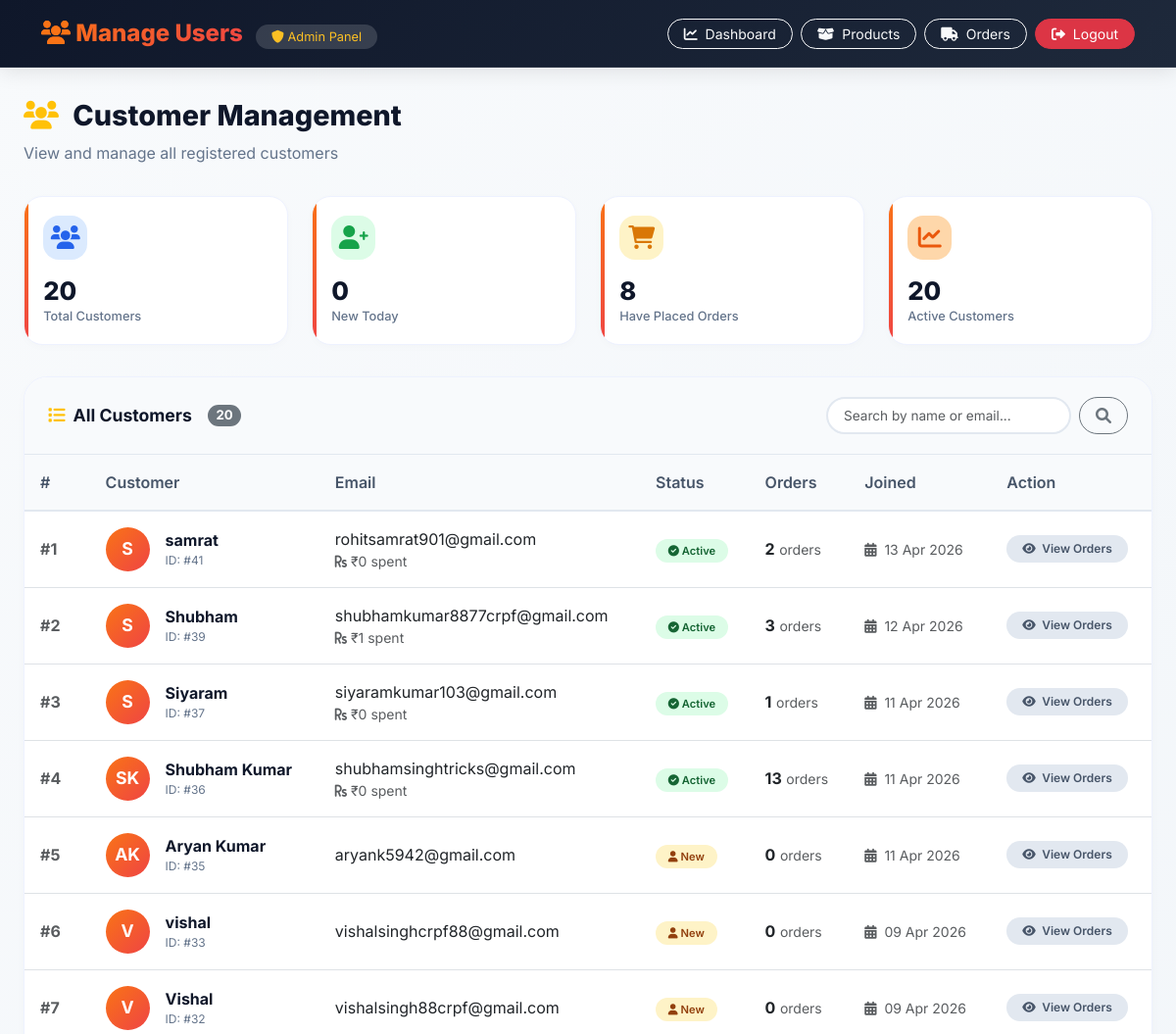
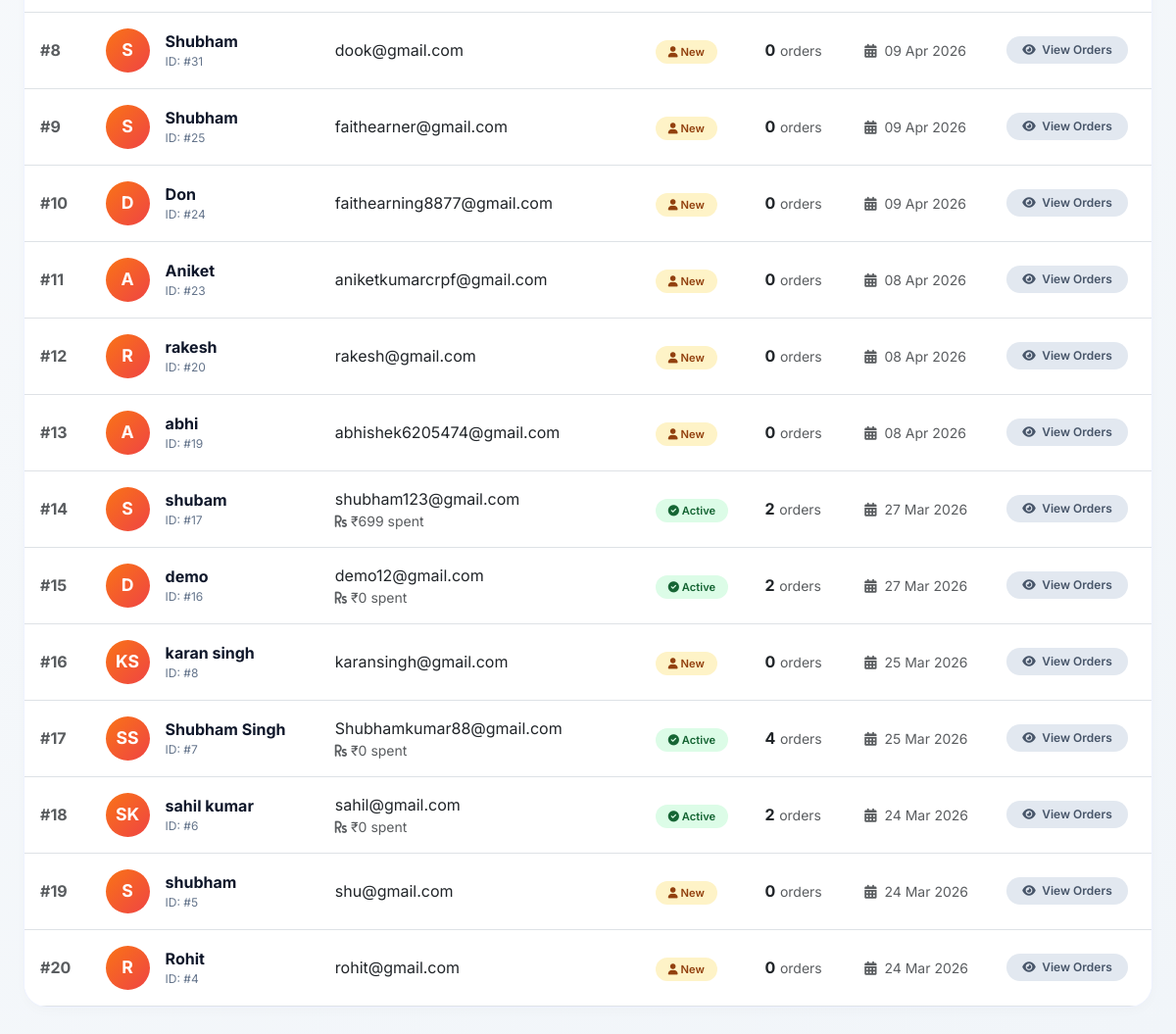
The page /admin/users.php (signed in) on the database its author committed (2 pictures, top to bottom).
### tables this page shows
CREATE TABLE `users` (
  `id` int(11) NOT NULL,
  `name` varchar(100) NOT NULL,
  `email` varchar(100) NOT NULL,
  `password` varchar(255) NOT NULL,
  `role` enum('user','admin') DEFAULT 'user',
  `created_at` timestamp NOT NULL DEFAULT current_timestamp(),
  `otp` varchar(10) DEFAULT NULL,
  `is_verified` tinyint(4) DEFAULT 0,
  `otp_expire` datetime DEFAULT NULL
);

### admin/users.php (the view, shortened to what this page needs)
<?php
include("../config/db.php");
$result = $conn->query("SELECT * FROM users WHERE role='user' ORDER BY id DESC");
$total_users = $result->num_rows;
$new_users_today = 0;
$active_users = $total_users;
if($conn->query("SHOW COLUMNS FROM users LIKE 'created_at'")->num_rows > 0) {
    $today = date('Y-m-d');
    $today_result = $conn->query("SELECT COUNT(*) as total FROM users WHERE role='user' AND DATE(created_at) = '$today'");
    if($today_result && $row = $today_result->fetch_assoc()) {
        $new_users_today = $row['total'];
    }
}
$ordered_users = $conn->query("SELECT COUNT(DISTINCT user_id) as total FROM orders")->fetch_assoc()['total'];
?>
<!DOCTYPE html>
<html lang="en">
<head>
    <link href="https://cdn.jsdelivr.net/npm/bootstrap@5.3.0/dist/css/bootstrap.min.css" rel="stylesheet">
    <link rel="stylesheet" href="https://cdnjs.cloudflare.com/ajax/libs/font-awesome/6.0.0/css/all.min.css">
</head>
<body>
<nav class="navbar-premium">
    <div class="container">
        <div class="d-flex justify-content-between align-items-center">
            <div>
                <span class="navbar-brand">
                    <i class="fas fa-users"></i> Manage Users
                </span>
                <span class="admin-badge ms-2">
                    <i class="fas fa-shield-alt"></i> Admin Panel
                </span>
            </div>
            <div class="d-flex gap-2">
                <a href="dashboard.php" class="btn btn-outline-light btn-sm rounded-pill px-3">
                    <i class="fas fa-chart-line me-1"></i> Dashboard
                </a>
                <a href="products.php" class="btn btn-outline-light btn-sm rounded-pill px-3">
                    <i class="fas fa-box-open me-1"></i> Products
                </a>
                <a href="orders.php" class="btn btn-outline-light btn-sm rounded-pill px-3">
                    <i class="fas fa-truck me-1"></i> Orders
                </a>
                <a href="logout.php" class="btn btn-danger btn-sm rounded-pill px-3">
                    <i class="fas fa-sign-out-alt me-1"></i> Logout
                </a>
            </div>
        </div>
    </div>
</nav>
<div class="users-container">
    <div class="page-header">
        <h1><i class="fas fa-users text-warning me-2"></i> Customer Management</h1>
        <p>View and manage all registered customers</p>
    </div>
    <div class="stats-grid">
        <div class="stat-card">
            <div class="stat-icon" style="background: #dbeafe;">
                <i class="fas fa-users" style="color: #2563eb;"></i>
            </div>
            <h3><?php echo $total_users; ?></h3>
            <p>Total Customers</p>
        </div>
        <div class="stat-card">
            <div class="stat-icon" style="background: #dcfce7;">
                <i class="fas fa-user-plus" style="color: #16a34a;"></i>
            </div>
            <h3><?php echo $new_users_today; ?></h3>
            <p>New Today</p>
        </div>
        <div class="stat-card">
            <div class="stat-icon" style="background: #fef3c7;">
                <i class="fas fa-shopping-cart" style="color: #d97706;"></i>
            </div>
            <h3><?php echo $ordered_users; ?></h3>
            <p>Have Placed Orders</p>
        </div>
        <div class="stat-card">
            <div class="stat-icon" style="background: #fed7aa;">
                <i class="fas fa-chart-line" style="color: #ea580c;"></i>
            </div>
            <h3><?php echo $active_users; ?></h3>
            <p>Active Customers</p>
        </div>
    </div>
    <div class="users-table-card">
        <div class="table-header">
            <h3>
                <i class="fas fa-list text-warning"></i>
                All Customers
                <span class="badge bg-secondary rounded-pill ms-2"><?php echo $total_users; ?></span>
            </h3>
            <div class="search-box">
                <input type="text" id="searchInput" placeholder="Search by name or email..." class="form-control">
                <button class="btn btn-outline-secondary rounded-pill" onclick="searchUsers()">
                    <i class="fas fa-search"></i>
                </button>
            </div>
        </div>
        <div class="table-responsive">
            <table class="table table-custom" id="usersTable">
                <thead>
                    <tr>
                        <th>#</th>
                        <th>Customer</th>
                        <th>Email</th>
                        <th>Status</th>
                        <th>Orders</th>
                        <th>Joined</th>
                        <th>Action</th>
                    </tr>
                </thead>
                <tbody>
                    <?php if($result && $result->num_rows > 0):
                        $counter = 1;
                        while($row = $result->fetch_assoc()):
                            $name_parts = explode(' ', $row['name']);
                            $initials = strtoupper(substr($name_parts[0], 0, 1));
                            if(isset($name_parts[1])) {
                                $initials .= strtoupper(substr($name_parts[1], 0, 1));
                            }
                            $order_count = 0;
                            $order_result = $conn->query("SELECT COUNT(*) as total FROM orders WHERE user_id = ".$row['id']);
                            if($order_result && $order_data = $order_result->fetch_assoc()) {
                                $order_count = $order_data['total'];
                            }
                            $total_spent = 0;
                            $spent_result = $conn->query("SELECT SUM(total) as total FROM orders WHERE user_id = ".$row['id']." AND status='Delivered'");
                            if($spent_result && $spent_data = $spent_result->fetch_assoc()) {
                                $total_spent = $spent_data['total'] ?: 0;
                            }
                            $join_date = isset($row['created_at']) ? date('d M Y', strtotime($row['created_at'])) : 'N/A';
                        ?>
                        <tr>
                            <td class="fw-bold text-muted">#<?php echo $counter++; ?></td>
                            <td>
                                <div class="user-info">
                                    <div class="user-avatar">
                                        <?php echo $initials; ?>
                                    </div>
                                    <div class="user-details">
                                        <span class="user-name"><?php echo htmlspecialchars($row['name']); ?></span>
                                        <span class="user-email">ID: #<?php echo $row['id']; ?></span>
                                    </div>
                                </div>
                            </td>
                            <td>
                                <div class="user-details">
                                    <span><?php echo htmlspecialchars($row['email']); ?></span>
                                    <?php if($order_count > 0): ?>
                                        <span class="small text-muted">
                                            <i class="fas fa-rupee-sign"></i> ₹<?php echo number_format($total_spent, 0); ?> spent
                                        </span>
                                    <?php endif; ?>
                                </div>
                            </td>
                            <td>
                                <?php if($order_count > 0): ?>
                                    <span class="badge-custom">
                                        <i class="fas fa-check-circle"></i> Active
                                    </span>
                                <?php else: ?>
                                    <span class="badge-custom" style="background: #fef3c7; color: #92400e;">
                                        <i class="fas fa-user"></i> New
                                    </span>
                                <?php endif; ?>
                            </td>
                            <td>
                                <span class="fw-bold"><?php echo $order_count; ?></span>
                                <span class="text-muted small">orders</span>
                            </td>
                            <td class="text-muted small">
                                <i class="fas fa-calendar-alt me-1"></i>
                                <?php echo $join_date; ?>
                            </td>
                            <td>
                                <div class="d-flex gap-2">
                                    <a href="user_orders.php?user_id=<?php echo $row['id']; ?>" class="btn-view-orders">
                                        <i class="fas fa-eye"></i> View Orders
                                    </a>
                                </div>
                            </td>
                        </tr>
                        <?php endwhile; ?>
                    <?php endif; ?>
                </tbody>
            </table>
        </div>
    </div>
</div>
</body>
</html>

### admin/users.php (style rules this page uses)
* { margin: 0; padding: 0; box-sizing: border-box; }
body { font-family: 'Inter', sans-serif; background: linear-gradient(135deg, #f8fafc 0%, #f1f5f9 100%); color: #0f172a; }
.navbar-premium { background: linear-gradient(135deg, #0f172a 0%, #1e293b 100%); padding: 1rem 0; box-shadow: 0 4px 20px rgba(0, 0, 0, 0.1); border-bottom: 1px solid rgba(255, 255, 255, 0.1); position: sticky; top: 0; z-index: 1000; }
.navbar-brand { font-size: 1.5rem; font-weight: 800; background: linear-gradient(135deg, #f97316, #ef4444); -webkit-background-clip: text; background-clip: text; color: transparent; }
.navbar-brand i { background: none; color: #f97316; }
.admin-badge { background: rgba(255, 255, 255, 0.15); padding: 0.3rem 1rem; border-radius: 2rem; font-size: 0.8rem; color: #fbbf24; }
.users-container { max-width: 1400px; margin: 0 auto; padding: 2rem 1.5rem; }
.page-header { margin-bottom: 2rem; }
.page-header h1 { font-size: 1.8rem; font-weight: 800; color: #0f172a; }
.page-header p { color: #64748b; margin: 0; }
.stats-grid { display: grid; grid-template-columns: repeat(auto-fit, minmax(220px, 1fr)); gap: 1.5rem; margin-bottom: 2rem; }
.stat-card { background: white; border-radius: 1.2rem; padding: 1.2rem; transition: all 0.3s; border: 1px solid #eef2ff; box-shadow: 0 2px 8px rgba(0, 0, 0, 0.02); position: relative; overflow: hidden; }
.stat-card::before { content: ""; position: absolute; top: 0; left: 0; width: 4px; height: 100%; background: linear-gradient(135deg, #f97316, #ef4444); }
.stat-icon { width: 45px; height: 45px; border-radius: 1rem; display: inline-flex; align-items: center; justify-content: center; margin-bottom: 0.8rem; }
.stat-icon i { font-size: 1.5rem; }
.stat-card h3 { font-size: 1.6rem; font-weight: 800; color: #0f172a; margin: 0.3rem 0 0; }
.stat-card p { color: #64748b; font-size: 0.8rem; margin: 0; font-weight: 500; }
.users-table-card { background: white; border-radius: 1.5rem; overflow: hidden; box-shadow: 0 4px 12px rgba(0, 0, 0, 0.02); border: 1px solid #eef2ff; }
.table-header { padding: 1.2rem 1.5rem; background: #f8fafc; border-bottom: 1px solid #e2e8f0; display: flex; justify-content: space-between; align-items: center; flex-wrap: wrap; gap: 1rem; }
.table-header h3 { font-size: 1.1rem; font-weight: 700; margin: 0; display: flex; align-items: center; gap: 0.5rem; }
.search-box { display: flex; gap: 0.5rem; }
.search-box input { border: 2px solid #e2e8f0; border-radius: 2rem; padding: 0.4rem 1rem; font-size: 0.85rem; width: 250px; }
.search-box button { border-radius: 2rem; padding: 0.4rem 1rem; }
.table-custom { margin-bottom: 0; }
.table-custom thead th { background: #f8fafc; padding: 1rem; font-weight: 600; color: #475569; border-bottom: 2px solid #e2e8f0; }
.table-custom tbody tr { transition: all 0.2s; }
.table-custom td { padding: 1rem; vertical-align: middle; }
.user-avatar { width: 45px; height: 45px; background: linear-gradient(135deg, #f97316, #ef4444); border-radius: 50%; display: inline-flex; align-items: center; justify-content: center; color: white; font-weight: 700; font-size: 1.1rem; }
.user-info { display: flex; align-items: center; gap: 1rem; }
.user-details { display: flex; flex-direction: column; }
.user-name { font-weight: 700; color: #0f172a; font-size: 1rem; }
.user-email { font-size: 0.75rem; color: #64748b; }
.badge-custom { background: #dcfce7; color: #166534; padding: 0.3rem 0.8rem; border-radius: 2rem; font-size: 0.7rem; font-weight: 600; }
.btn-view-orders { background: #e2e8f0; border: none; padding: 0.3rem 1rem; border-radius: 2rem; font-size: 0.75rem; font-weight: 600; color: #475569; text-decoration: none; display: inline-flex; align-items: center; gap: 0.4rem; transition: all 0.2s; }

### rows shown on the page
users: name "S", name "samrat", id "41", email "rohitsamrat901@gmail.com", total_spent "0", shows "Active", order_count "2", created_at "13 Apr 2026"
users: name "S", name "Shubham", id "39", email "shubhamkumar8877crpf@gmail.com", total_spent "1", shows "Active", order_count "3", created_at "12 Apr 2026"
users: name "S", name "Siyaram", id "37", email "siyaramkumar103@gmail.com", total_spent "0", shows "Active", order_count "1", created_at "11 Apr 2026"
users: name "SK", name "Shubham Kumar", id "36", email "shubhamsinghtricks@gmail.com", total_spent "0", shows "Active", order_count "13", created_at "11 Apr 2026"
users: name "AK", name "Aryan Kumar", id "35", email "aryank5942@gmail.com", shows "New", order_count "0", created_at "11 Apr 2026"
users: name "V", name "vishal", id "33", email "vishalsinghcrpf88@gmail.com", shows "New", order_count "0", created_at "09 Apr 2026"
users: name "V", name "Vishal", id "32", email "vishalsingh88crpf@gmail.com", shows "New", order_count "0", created_at "09 Apr 2026"
users: name "S", name "Shubham", id "31", email "dook@gmail.com", shows "New", order_count "0", created_at "09 Apr 2026"
users: name "S", name "Shubham", id "25", email "faithearner@gmail.com", shows "New", order_count "0", created_at "09 Apr 2026"
users: name "D", name "Don", id "24", email "faithearning8877@gmail.com", shows "New", order_count "0", created_at "09 Apr 2026"
users: name "A", name "Aniket", id "23", email "aniketkumarcrpf@gmail.com", shows "New", order_count "0", created_at "08 Apr 2026"
users: name "R", name "rakesh", id "20", email "rakesh@gmail.com", shows "New", order_count "0", created_at "08 Apr 2026"
users: name "A", name "abhi", id "19", email "abhishek6205474@gmail.com", shows "New", order_count "0", created_at "08 Apr 2026"
users: name "S", name "shubam", id "17", email "shubham123@gmail.com", total_spent "699", shows "Active", order_count "2", created_at "27 Mar 2026"
users: name "D", name "demo", id "16", email "demo12@gmail.com", total_spent "0", shows "Active", order_count "2", created_at "27 Mar 2026"
users: name "KS", name "karan singh", id "8", email "karansingh@gmail.com", shows "New", order_count "0", created_at "25 Mar 2026"
users: name "SS", name "Shubham Singh", id "7", email "Shubhamkumar88@gmail.com", total_spent "0", shows "Active", order_count "4", created_at "25 Mar 2026"
users: name "SK", name "sahil kumar", id "6", email "sahil@gmail.com", total_spent "0", shows "Active", order_count "2", created_at "24 Mar 2026"
users: name "S", name "shubham", id "5", email "shu@gmail.com", shows "New", order_count "0", created_at "24 Mar 2026"
users: name "R", name "Rohit", id "4", email "rohit@gmail.com", shows "New", order_count "0", created_at "24 Mar 2026"

### other values the page prints
$total_users "20"
$new_users_today "0"
$ordered_users "8"
$active_users "20"
